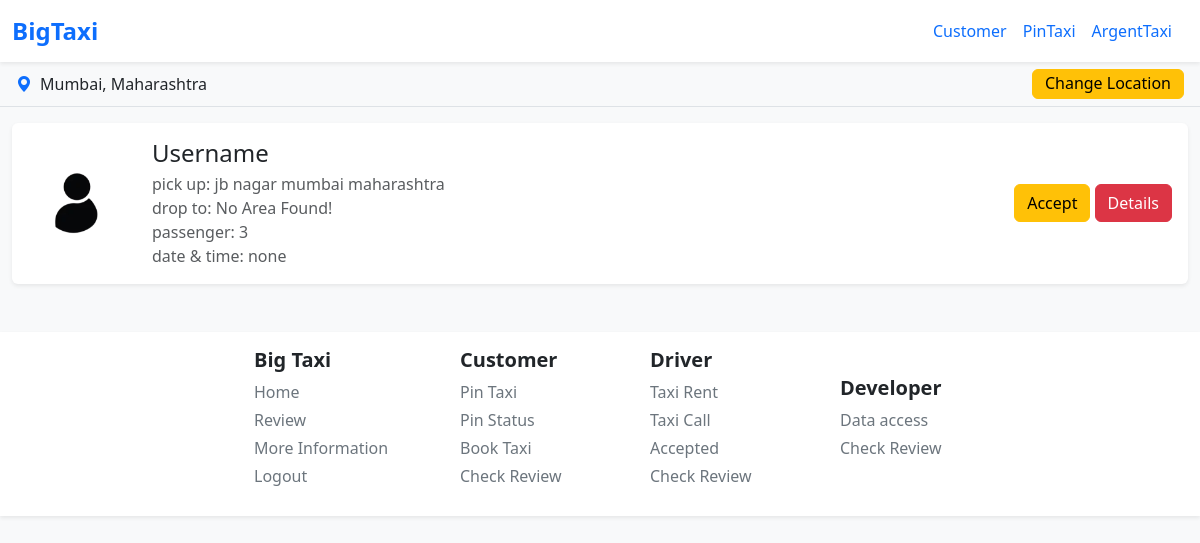
Before: /home/pin/ (signed in) with the older database file.
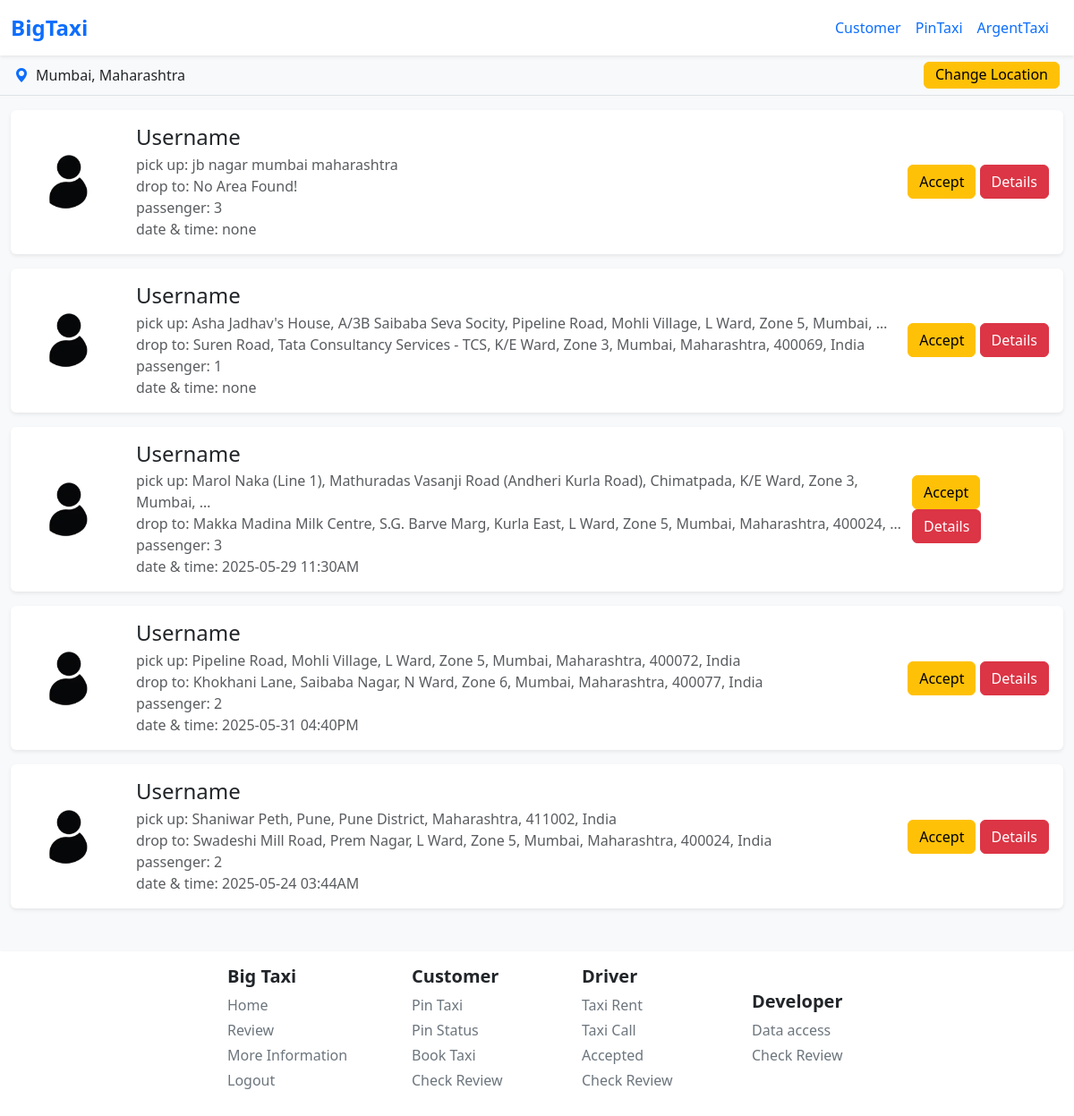
After: the same page with the newer database file.
### Users/models.py (models this page shows, shortened)
class usersDataModel(models.Model):
    UserG = [
        ('Male', 'Male'),
        ('Female', 'Female'),
        ('Other', 'Other'),
        ('Not Check', 'Not Check'),
    ]
    UserC = [
        ('Developer', 'Developer'),
        ('Customer', 'Customer'),
        ('Driver', 'Driver'),
    ]
    ULink = models.ForeignKey(User, on_delete=models.CASCADE)
    UserCode = models.CharField(max_length=100, default='BIGTAXICODE1006463')
    UserCategory = models.CharField(choices=UserC, default='Customer')
    UserMobileNo = models.CharField(max_length=11)
    UserGender = models.CharField(max_length=100, default='Not Check')
    UserAge = models.CharField(max_length=3, default='')
    UserState = models.CharField(max_length=100, default='')
    UserCity = models.CharField(max_length=100, default='')
    UserPincode = models.CharField(max_length=20, default='')
    UserAddress = models.CharField(max_length=200, default='')
    UserPass = models.CharField(max_length=1000, default='password')
    CouponCode = models.CharField(max_length=50, null=True, blank=True)
    UProfileImage = models.ImageField(upload_to='profile/main/', default='profile/default/default.png')
    UProfileName = models.CharField(max_length=1000, default='BiXTaxi User')

### taxi_app/models.py (models this page shows, shortened)
class PinTaxiAvailable(models.Model):
    taxiAvaId = models.CharField(max_length=50)
    taxiCity = models.CharField(max_length=500)
    customerId = models.ForeignKey(usersDataModel, on_delete=models.CASCADE)
    currentLocation = models.CharField(max_length=2000)
    toLocation = models.CharField(max_length=2000, default='No Area Found!')
    taxiPassenger = models.IntegerField(default=1)
    pincode = models.CharField(max_length=20, default=' ')
    couponCodeWas = models.CharField(max_length=100, default='Customer Not Have Coupon')
    taxiDate = models.DateField(auto_now_add=True)
    taxiTime = models.TimeField(auto_now_add=True)
    taxiDateAndTimeByUser = models.CharField(max_length=100, default='none')

### taxi_app/views.py (the view, shortened to what this page needs)
# urls.py: path('pin/', views.HomePageForTaxiAppViewFunction, name='home'),
def HomePageForTaxiAppViewFunction(request):
    if request.user.is_authenticated:
        dataFromNavBar = navbar(request)
        city = dataFromNavBar.get("userModelDataCityis")
        state = dataFromNavBar.get("userModelDataStateis")
        userCategory = dataFromNavBar.get('userCategoryis')
        userBarCode = dataFromNavBar.get('userBarCodeAccessis')
        DataOfPinTaxiLst = []
    else:
        city = request.session.get('userDataCityis', 'defaultCity')
        state = request.session.get('userDataStateis', 'defaultState')
    DataOfPinTaxiLst = PinTaxiAvailable.objects.filter(taxiCity=city)
    if not DataOfPinTaxiLst:
        DataOfPinTaxiLst = PinTaxiAvailable.objects.filter(currentLocation__icontains=state)
    context = {
        'DataOfPinTaxiLst': DataOfPinTaxiLst,
        'city' : city.title(),
        'state' : state.title(),
    }
    return render(request, 'main/home.html', context)

### taxi_app/navbar.py (called while the page is built)
def navbar(request):
    if request.user.is_authenticated:
        checkUser = User.objects.get(username = request.user.username); UDM = usersDataModel.objects.get(ULink = checkUser);
        userCategoryis = UDM.UserCategory
        userBarCodeAccessis = UDM.UserCode
        userModelDataCityis = UDM.UserCity
        userModelDataStateis = UDM.UserState
        return {'userCategoryis' : userCategoryis, 'userBarCodeAccessis' : userBarCodeAccessis, 'userModelDataCityis' : userModelDataCityis, 'userModelDataStateis' : userModelDataStateis}
    else:
        return {'userCategoryis' : None, 'userBarCodeAccessis' : None,  'userModelDataCityis' : None, 'userModelDataStateis' : None}

### templates/main/home.html (shortened to what this page needs)
{% extends 'base.html' %} {% load static %} {% block body %}
<form method="POST" action="" class="w-100">
  <div
    class="bg-light border-bottom d-flex justify-content-between align-items-center px-3 py-2"
    style="height: 45px"
  >
    <div class="d-flex align-items-center mt-1 mb-1">
      <i class="bi bi-geo-alt-fill text-primary me-2"></i>
      <span id="current-location-text" class="fw-medium">{{ city }}, {{ state }}</span>
    </div>
    <div class="d-flex align-items-center gap-2 mt-1 mb-1">
      {% if user.is_authenticated %}
        <button type="button" class="btn btn-warning height-to-button-location" id="change-location-btn">
          <span class="text-inside-location-button">
            Change Location
          </span>
        </button>
      {% else %}
        <a href="{% url 'taxi_app:lan' %}" class="btn btn-danger height-to-button-location">
          <span class="text-inside-location-button">
            Change Location
          </span>
        </a>
      {% endif %}
    </div>
  </div>
</form>
{% if DataOfPinTaxiLst %}
  {% for DPT in DataOfPinTaxiLst %}
  <div class="container-xxl my-3">
    <div
      class="bg-white shadow-sm rounded p-3 d-flex align-items-center flex-wrap flex-md-nowrap"
    >
      <div class="me-4 mb-3 mb-md-0">
        <img
          src="../../media/customer/default/logo.png"
          alt="User Profile"
          class="rounded-circle"
          style="width: 100px; height: 100px; object-fit: cover"
        />
      </div>
      <div class="me-auto">
        <h4 class="mb-1">Username</h4>
        <p class="text-muted mb-0">pick up: {{ DPT.currentLocation|truncatewords:16 }}</p>
        <p class="text-muted mb-0">drop to: {{ DPT.toLocation|truncatewords:16 }}</p>
        <p class="text-muted mb-0">passenger: {{ DPT.taxiPassenger }}</p>
        <p class="text-muted mb-0">date & time: {{ DPT.taxiDateAndTimeByUser }}</p>
      </div>
      <div class="mt-3 mt-md-0">
        {% if user.is_authenticated %}
          <a href="#" class="btn btn-warning button-home">Accept</a>
          <a href="#" class="btn btn-danger button-home">Details</a>
        {% else %}
          <a href="{% url 'driver:driverLogin' %}" class="btn btn-danger button-home">Details</a>
        {% endif %}
      </div>
    </div>
  </div>
  {% endfor %}
{% else %}
<div class="container mt-5">
  <div class="alert text-center" id="else-block-driver">
    There No Pin Taxi Available for This Location : {{ city }}, {{ state }}
  </div>
</div>
{% endif %}
{% endblock %}

### templates/base.html (shortened to what this page needs)
{% load static %}
<!DOCTYPE html>
<html lang="en">
  <head>
    <link
      href="https://cdn.jsdelivr.net/npm/bootstrap@5.3.0/dist/css/bootstrap.min.css"
      rel="stylesheet"
    />
    <link rel="stylesheet" href="{% static 'css/loader.css' %}">
    <link href="https://cdn.jsdelivr.net/npm/bootstrap-icons@1.10.5/font/bootstrap-icons.css" rel="stylesheet">
    <link href="https://cdn.jsdelivr.net/npm/bootstrap-icons@1.10.5/font/bootstrap-icons.css" rel="stylesheet">
  </head>
  <body class="bg-light">
    <div id="main-content">
      {% include 'inc/navbar.html' %} {% block body %} {% endblock %} {% include 'inc/footer.html' %}
    </div>
  </body>
</html>

### templates/inc/navbar.html (shortened to what this page needs)
<nav class="navbar navbar-expand-lg navbar-light bg-white shadow-sm">
  <div class="container-fluid">
    <a class="navbar-brand text-primary fw-bold fs-4" href="#">BigTaxi</a>
    <div class="ms-auto d-flex align-items-center">
      {% if user.is_authenticated %}
          {% if userCategoryis == 'Customer' %}
             <a href="#" class="me-3">Customer</a>
            <a href="{% url 'taxi_app:pinTaxi' %}" class="me-3">PinTaxi</a>
            <a href="#" class="me-3">ArgentTaxi</a>
          {% elif userCategoryis == 'Driver' %}
            <a href="#" class="me-3">Driver</a>
            <a href="#" class="me-3">PinTaxi</a>
            <a href="#" class="me-3">ArgentTaxi</a>
          {% elif userCategoryis == 'Developer' %}
             <a href="#" class="me-3">Developer</a>
            <a href="#" class="me-3">TaxiSuggest</a>
            <a href="#" class="me-3">ArgentTaxi</a>
            <a href="#" class="me-3">Informations</a>
          {% endif %}
      {% else %}
          <a href="{% url 'driver:customerLogin' %}" class="btn btn-outline-primary me-2">Login</a>
          <a href="{% url 'driver:customerSignup' %}" class="btn btn-outline-primary me-2">Signup</a>
      {% endif %}
    </div>
  </div>
</nav>

### templates/inc/footer.html (shortened to what this page needs)
<footer class="bg-white shadow-sm mt-5 py-3">
  <div class="container-xxl">
    <div class="row text-center text-md-start d-flex align-items-center justify-content-center ms-5">
      <div class="col-6 col-md-2 mb-2">
        <h5 class="fw-bold">Big Taxi</h5>
        {% if user.is_authenticated %}
          <span class="d-block mb-1"><a href="{% url 'taxi_app:autoRedirect' %}" class="a-footer-tag">Home</a></span>
          <span class="d-block mb-1"><a href="#" class="a-footer-tag">Review</a></span>
          <span class="d-block mb-1"><a href="{% url 'driver:inforamtion' %}" class="a-footer-tag">More Information</a></span>
          <span class="d-block mb-1"><a href="{% url 'driver:logOut' %}" class="a-footer-tag">Logout</a></span>
        {% else %}
          <span class="d-block mb-1"><a href="{% url 'taxi_app:lan' %}" class="a-footer-tag">Home</a></span>
          <span class="d-block mb-1"><a href="{% url 'driver:inforamtion' %}" class="a-footer-tag">More Information</a></span>
        {% endif %}
      </div>
      <div class="col-6 col-md-2 mb-2 ms-md-3 ms-2">
        <h5 class="fw-bold">Customer</h5>
        {% if user.is_authenticated %}
            <span class="d-block mb-1"><a href="#" class="a-footer-tag">Pin Taxi</a></span>
            <span class="d-block mb-1"><a href="#" class="a-footer-tag">Pin Status</a></span>
            <span class="d-block mb-1"><a href="#" class="a-footer-tag">Book Taxi</a></span>
            <span class="d-block mb-1"><a href="#" class="a-footer-tag">Check Review</a></span>
        {% else %}
          <span class="d-block mb-1"><a href="{% url 'driver:customerLogin' %}" class="a-footer-tag">Login</a></span>
          <span class="d-block mb-1"><a href="{% url 'driver:customerSignup' %}" class="a-footer-tag">Signup</a></span>
        {% endif %}
      </div>
      <div class="col-6 col-md-2 mb-2">
        <h5 class="fw-bold">Driver</h5>
        {% if user.is_authenticated %}
          <span class="d-block mb-1"><a href="#" class="a-footer-tag">Taxi Rent</a></span>
          <span class="d-block mb-1"><a href="#" class="a-footer-tag">Taxi Call</a></span>
          <span class="d-block mb-1"><a href="#" class="a-footer-tag">Accepted</a></span>
          <span class="d-block mb-1"><a href="#" class="a-footer-tag">Check Review</a></span>
        {% else %}
          <span class="d-block mb-1"><a href="{% url 'driver:driverLogin' %}" class="a-footer-tag">Login</a></span>
        <span class="d-block mb-1"><a href="{% url 'driver:driverSignup' %}" class="a-footer-tag">Signup</a></span>
        {% endif %}
      </div>
      <div class="col-6 col-md-2 mb-2">
        <h5 class="fw-bold">Developer</h5>
        {% if user.is_authenticated %}
          <span class="d-block mb-1"><a href="{% url 'taxi_app:review' %}" class="a-footer-tag">Data access</a></span>
          <span class="d-block mb-1"><a href="#" class="a-footer-tag">Check Review</a></span>
        {% else %}
          <span class="d-block mb-1"><a href="{% url 'driver:developerLogin' %}" class="a-footer-tag">Login</a></span>
        <span class="d-block mb-1"><a href="{% url 'driver:developerSigup' %}" class="a-footer-tag">Signup</a></span>
        {% endif %}
      </div>
    </div>
  </div>
</footer>

### templates/inc/navbar.html (style rules this page uses)
a { text-decoration: none; }

### templates/main/home.html (style rules this page uses)
.height-to-button-location { height: 30px !important; }
.text-inside-location-button { position: relative; top: -5px; }

### templates/inc/footer.html (style rules this page uses)
a { text-decoration: none; }
.a-footer-tag { color: #6c757d; }

Changed rows visible on the page:
added PinTaxiAvailable: currentLocation "Asha Jadhav's House, A/3B Saibaba Seva Socity, Pipeline Road, Mohli Village, L Ward, Zone 5, Mumbai, …", toLocation "Suren Road, Tata Consultancy Services - TCS, K/E Ward, Zone 3, Mumbai, Maharashtra, 400069, India", taxiPassenger "1", taxiDateAndTimeByUser "none"
added PinTaxiAvailable: currentLocation "Marol Naka (Line 1), Mathuradas Vasanji Road (Andheri Kurla Road), Chimatpada, K/E Ward, Zone 3, Mumbai, …", toLocation "Makka Madina Milk Centre, S.G. Barve Marg, Kurla East, L Ward, Zone 5, Mumbai, Maharashtra, 400024, …", taxiPassenger "3", taxiDateAndTimeByUser "2025-05-29 11:30AM"
added PinTaxiAvailable: currentLocation "Pipeline Road, Mohli Village, L Ward, Zone 5, Mumbai, Maharashtra, 400072, India", toLocation "Khokhani Lane, Saibaba Nagar, N Ward, Zone 6, Mumbai, Maharashtra, 400077, India", taxiPassenger "2", taxiDateAndTimeByUser "2025-05-31 04:40PM"
added PinTaxiAvailable: currentLocation "Shaniwar Peth, Pune, Pune District, Maharashtra, 411002, India", toLocation "Swadeshi Mill Road, Prem Nagar, L Ward, Zone 5, Mumbai, Maharashtra, 400024, India", taxiPassenger "2", taxiDateAndTimeByUser "2025-05-24 03:44AM"
